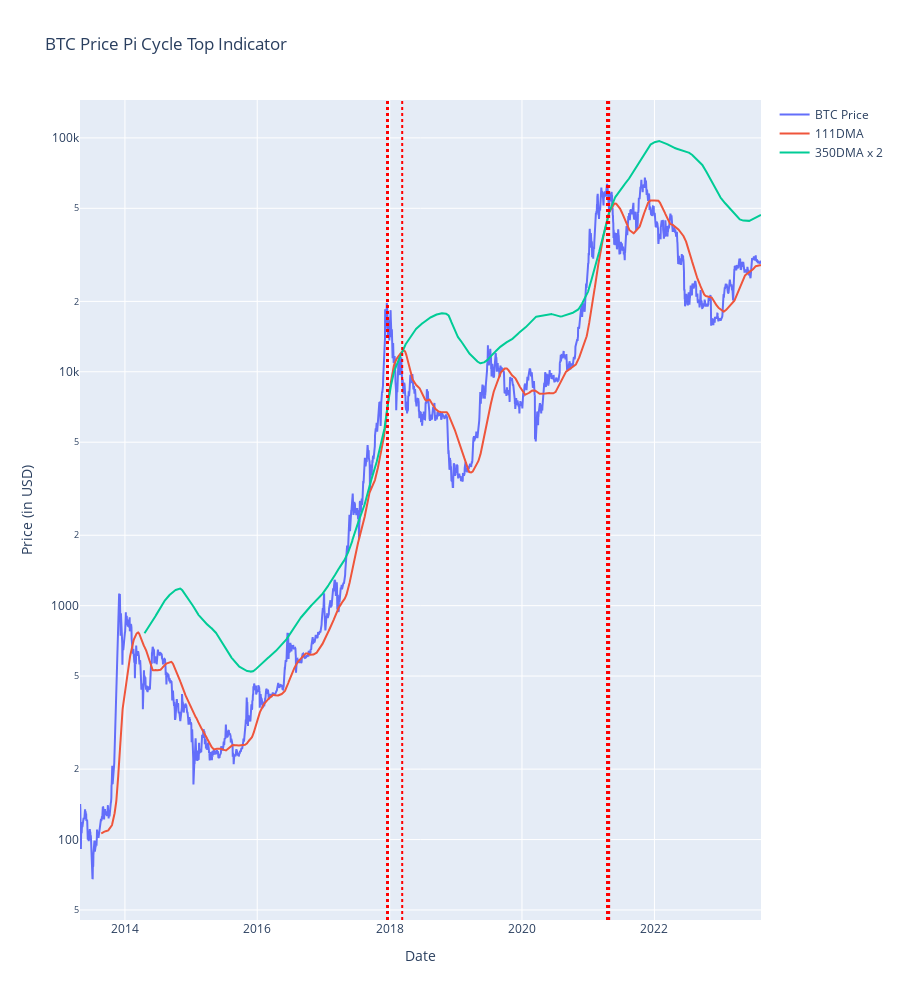

Notebook source saved alongside this figure:
### Code cell
fig = go.Figure()
fig.add_trace(go.Scatter(x=df.index, y=df['price'], mode='lines', name='BTC Price'))
fig.add_trace(go.Scatter(x=df.index, y=df['111D_MA'], mode='lines', name='111DMA'))
fig.add_trace(go.Scatter(x=df.index, y=df['350D_MA_x2'], mode='lines', name='350DMA x 2'))

for date in crossover_up_dates:
    fig.add_shape(
        type='line',
        x0=date, y0=0, x1=date, y1=1,
        yref='paper',
        line=dict(color='Red', dash='dot')
    )

fig.update_layout(title='BTC Price Pi Cycle Top Indicator', xaxis_title='Date', yaxis_title='Price (in USD)', yaxis_type='log', height = 1000)
display(fig)
#df[['price', '111D_MA', '350D_MA_x2']].iplot(title="BTC Pi Cycle Top", theme="solar")

### Figure 1 — Plotly figure (JSON) as saved in the notebook; plotly's stock layout.template omitted (floating-point values rounded to 4 significant figures; data arrays with more than 128 entries replaced by an {"elided": "..."} marker saying what was removed)
{"data": [{"mode": "lines", "name": "BTC Price", "type": "scatter", "x": {"elided": "3757 str values"}, "y": {"elided": "3757 float values"}}, {"mode": "lines", "name": "111DMA", "type": "scatter", "x": {"elided": "3757 str values"}, "y": {"elided": "3757 float values"}}, {"mode": "lines", "name": "350DMA x 2", "type": "scatter", "x": {"elided": "3757 str values"}, "y": {"elided": "3757 float values"}}], "layout": {"height": 1000, "shapes": [{"line": {"color": "Red", "dash": "dot"}, "type": "line", "x0": "2017-12-18T00:00:00", "x1": "2017-12-18T00:00:00", "y0": 0, "y1": 1, "yref": "paper"}, {"line": {"color": "Red", "dash": "dot"}, "type": "line", "x0": "2017-12-19T00:00:00", "x1": "2017-12-19T00:00:00", "y0": 0, "y1": 1, "yref": "paper"}, {"line": {"color": "Red", "dash": "dot"}, "type": "line", "x0": "2017-12-20T00:00:00", "x1": "2017-12-20T00:00:00", "y0": 0, "y1": 1, "yref": "paper"}, {"line": {"color": "Red", "dash": "dot"}, "type": "line", "x0": "2017-12-21T00:00:00", "x1": "2017-12-21T00:00:00", "y0": 0, "y1": 1, "yref": "paper"}, {"line": {"color": "Red", "dash": "dot"}, "type": "line", "x0": "2017-12-22T00:00:00", "x1": "2017-12-22T00:00:00", "y0": 0, "y1": 1, "yref": "paper"}, {"line": {"color": "Red", "dash": "dot"}, "type": "line", "x0": "2018-03-11T00:00:00", "x1": "2018-03-11T00:00:00", "y0": 0, "y1": 1, "yref": "paper"}, {"line": {"color": "Red", "dash": "dot"}, "type": "line", "x0": "2021-04-15T00:00:00", "x1": "2021-04-15T00:00:00", "y0": 0, "y1": 1, "yref": "paper"}, {"line": {"color": "Red", "dash": "dot"}, "type": "line", "x0": "2021-04-16T00:00:00", "x1": "2021-04-16T00:00:00", "y0": 0, "y1": 1, "yref": "paper"}, {"line": {"color": "Red", "dash": "dot"}, "type": "line", "x0": "2021-04-17T00:00:00", "x1": "2021-04-17T00:00:00", "y0": 0, "y1": 1, "yref": "paper"}, {"line": {"color": "Red", "dash": "dot"}, "type": "line", "x0": "2021-04-18T00:00:00", "x1": "2021-04-18T00:00:00", "y0": 0, "y1": 1, "yref": "paper"}, {"line": {"color": "Red", "dash": "dot"}, "type": "line", "x0": "2021-04-19T00:00:00", "x1": "2021-04-19T00:00:00", "y0": 0, "y1": 1, "yref": "paper"}, {"line": {"color": "Red", "dash": "dot"}, "type": "line", "x0": "2021-04-20T00:00:00", "x1": "2021-04-20T00:00:00", "y0": 0, "y1": 1, "yref": "paper"}, {"line": {"color": "Red", "dash": "dot"}, "type": "line", "x0": "2021-04-21T00:00:00", "x1": "2021-04-21T00:00:00", "y0": 0, "y1": 1, "yref": "paper"}, {"line": {"color": "Red", "dash": "dot"}, "type": "line", "x0": "2021-04-22T00:00:00", "x1": "2021-04-22T00:00:00", "y0": 0, "y1": 1, "yref": "paper"}, {"line": {"color": "Red", "dash": "dot"}, "type": "line", "x0": "2021-04-23T00:00:00", "x1": "2021-04-23T00:00:00", "y0": 0, "y1": 1, "yref": "paper"}, {"line": {"color": "Red", "dash": "dot"}, "type": "line", "x0": "2021-04-24T00:00:00", "x1": "2021-04-24T00:00:00", "y0": 0, "y1": 1, "yref": "paper"}, {"line": {"color": "Red", "dash": "dot"}, "type": "line", "x0": "2021-04-25T00:00:00", "x1": "2021-04-25T00:00:00", "y0": 0, "y1": 1, "yref": "paper"}, {"line": {"color": "Red", "dash": "dot"}, "type": "line", "x0": "2021-04-26T00:00:00", "x1": "2021-04-26T00:00:00", "y0": 0, "y1": 1, "yref": "paper"}], "title": {"text": "BTC Price Pi Cycle Top Indicator"}, "xaxis": {"title": {"text": "Date"}}, "yaxis": {"title": {"text": "Price (in USD)"}, "type": "log"}}}
